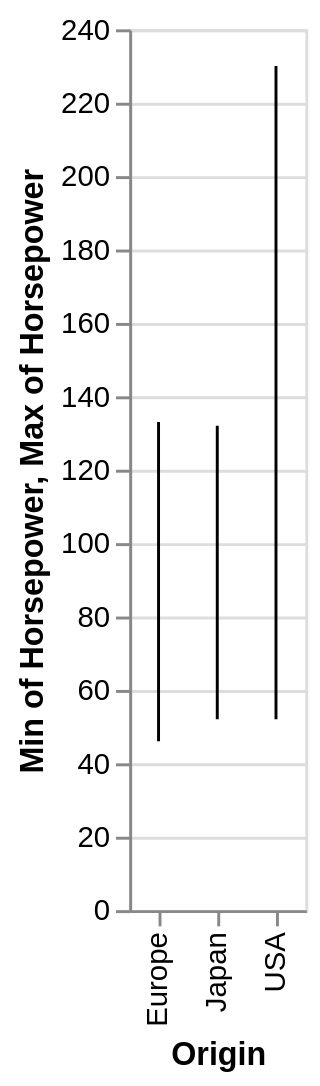

Vega-Lite specification for this chart:
### Vega-Lite specification from a JSON file in a GitHub repository (floating-point values rounded to 4 significant figures; data arrays with more than 128 entries replaced by an {"elided": "..."} marker saying what was removed)
{"$schema": "https://vega.github.io/schema/vega-lite/v4.json", "description": "Minimum and maxmimum horsepower of cars from different origins.", "data": {"values": {"elided": "406 records"}}, "mark": "rule", "encoding": {"x": {"field": "Origin"}, "y": {"field": "Horsepower", "aggregate": "min"}, "y2": {"field": "Horsepower", "aggregate": "max"}}}
